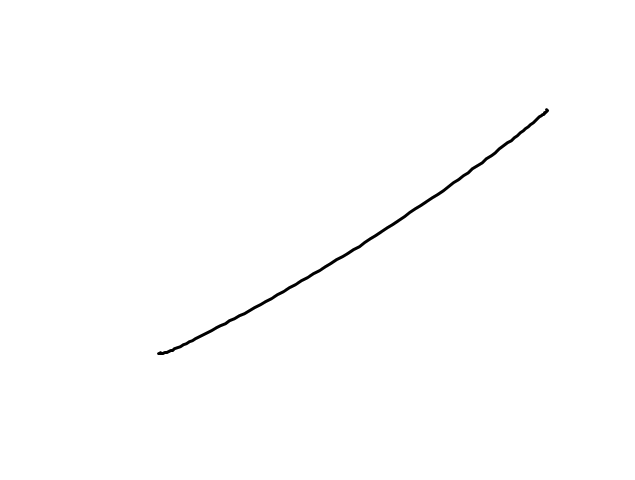
#> input picture line1.png, 635 x 480 px, found by its file name
$ jupyter execute data_generation.ipynb
#> lines starting #> are read from the running program, lines starting #| are printed output that depends on the picture; after the words box and inside, x2 and y2 are one past the last pixel; in counts of white or black regions, pixels touching at a corner belong together
[cell 1]
import numpy as np
import matplotlib.pyplot as plt
from scipy.interpolate import CubicSpline

[cell 2]
def generate_noisy_line(length=10, num_points=100, noise_level=0.2):
    # [5 lines of commented-out code are left out]
    x_base = np.linspace(0, length, num_points)
    y_base = np.linspace(0, length, num_points)

    # Add noise to base points
    y_base += np.random.normal(scale=noise_level, size=num_points)

    # Create a cubic spline interpolation of the noisy points
    cs = CubicSpline(x_base, y_base)

    # Generate smooth x values
    x_smooth = np.linspace(0, length, num_points * 10)

    # Generate smooth y values using the spline
    y_smooth = cs(x_smooth)

    return np.column_stack((x_smooth, y_smooth))

[cell 3]
line_data = generate_noisy_line(10, 100, 0.02)
plt.figure(figsize=(8, 8))
plt.plot(line_data[:, 0], line_data[:, 1], 'o', label='Noisy Line')
# [5 lines of commented-out code are left out]
plt.show()
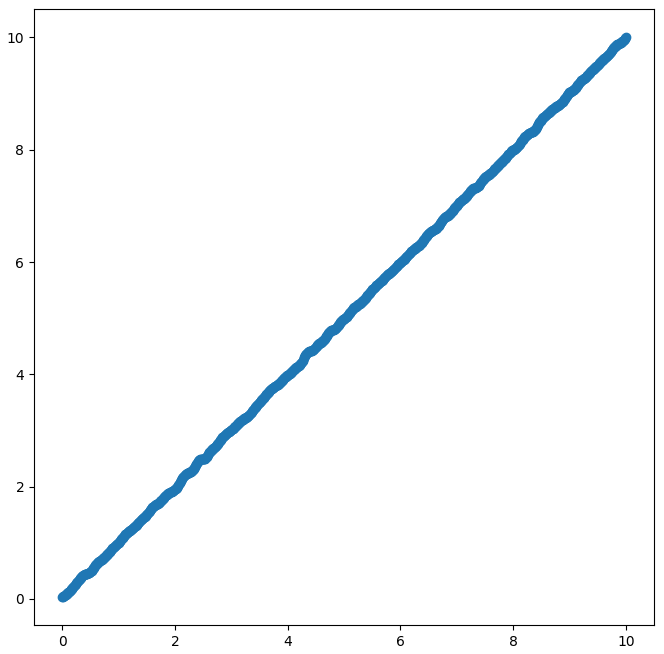
#> figure drawn by matplotlib, 1 panel; curve peaks at x = 10, y = 10.01

[cell 4]
import cv2
import numpy as np
import csv
import matplotlib.pyplot as plt

def extract_line_points(image_path, csv_path='line_points.csv'):
    # Load the image
    image = cv2.imread(image_path, cv2.IMREAD_GRAYSCALE)
#> image is the input picture: shape (480, 635); min 0, max 255, mean 253.8

    # Check if image is loaded successfully
    if image is None:
        raise ValueError(f"Image not found at {image_path}")

    # Threshold the image to get a binary image
    _, binary_image = cv2.threshold(image, 128, 255, cv2.THRESH_BINARY_INV)
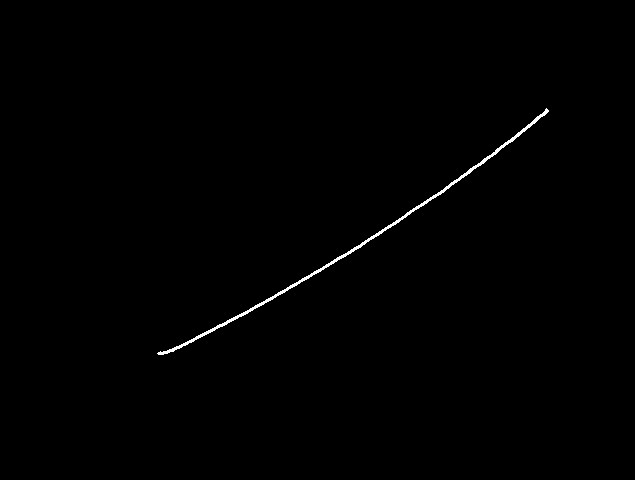
#> binary_image: shape (480, 635); 0.46% white in thin lines or dots, all inside (x1, y1, x2, y2) = (157, 108, 549, 355)

    # Find the coordinates of the white pixels (the line)
    coordinates = np.column_stack(np.where(binary_image > 0))
#> coordinates = 1407 pairs, first value 108 to 354, second value 157 to 548

    # Save the coordinates to a CSV file
    with open(csv_path, mode='w', newline='') as file:
        writer = csv.writer(file)
        writer.writerow(['x', 'y'])  # Header
        for coord in coordinates:
            writer.writerow(coord.tolist())
#> this loop made 1407 passes
#> coord on passes 1 to 3: [108, 546], [109, 545], [109, 546]

    print(f"Line points have been saved to {csv_path}")

    return coordinates

# Example usage
image_path = r"C:\Users\suyash\OneDrive - iiit-b\Projects\Adobe_GenSolve\line1.png"
csv_path = r"C:\Users\suyash\OneDrive - iiit-b\Projects\Adobe_GenSolve\line1.csv"  # Change this to your desired CSV output path
line_points = extract_line_points(image_path, csv_path)
#> line_points has the same summary as coordinates in extract_line_points

# Visualize the points
plt.scatter(line_points[:, 1], line_points[:, 0], s=1)
plt.xlabel('x')
plt.ylabel('y')
plt.title('Extracted Line Points')
plt.gca().invert_yaxis()  # Invert y-axis to match image coordinates
plt.show()
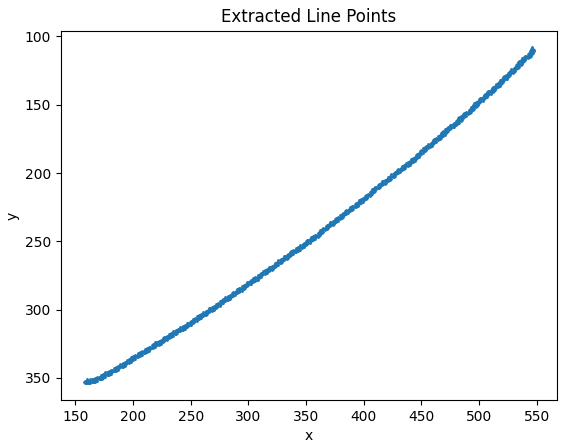
#> figure drawn by matplotlib, 1 panel
